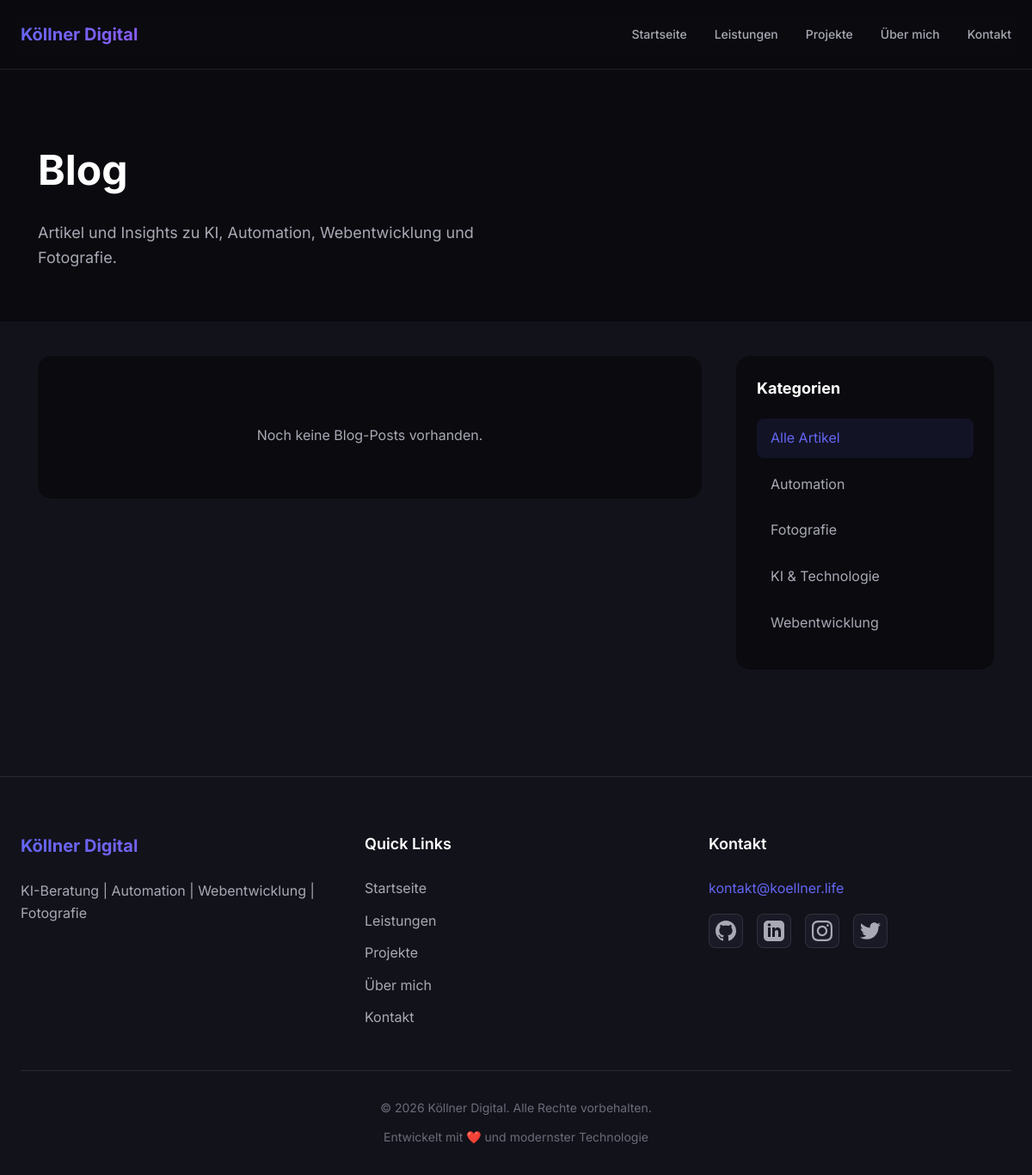
Screenshot of /blog.php with the database file from the repository.
### tables this page shows
CREATE TABLE IF NOT EXISTS blog_categories (
    id INT AUTO_INCREMENT PRIMARY KEY,
    name VARCHAR(100) NOT NULL,
    slug VARCHAR(100) UNIQUE NOT NULL,
    description TEXT,
    created_at TIMESTAMP DEFAULT CURRENT_TIMESTAMP,
    INDEX idx_slug (slug)
);

### config.php (called while the page is built, shortened)
<?php
require_once __DIR__ . '/database/Database.php';
$current_page = basename($_SERVER['PHP_SELF'], '.php');
function is_active($page) {
    global $current_page;
    return ($current_page === $page) ? 'active' : '';
}
?>

### database/Database.php (called while the page is built, shortened)
<?php
class Database {
    private static $instance = null;
    private $connection;
    private function __construct() {
        try {
            $this->connection = new PDO(
                'mysql:host=' . DB_HOST . ';dbname=' . DB_NAME . ';charset=utf8mb4',
                DB_USER,
                DB_PASS,
                [
                    PDO::ATTR_ERRMODE => PDO::ERRMODE_EXCEPTION,
                    PDO::ATTR_DEFAULT_FETCH_MODE => PDO::FETCH_ASSOC,
                    PDO::ATTR_EMULATE_PREPARES => false,
                    PDO::MYSQL_ATTR_INIT_COMMAND => "SET NAMES utf8mb4 COLLATE utf8mb4_unicode_ci"
                ]
            );
        } catch (PDOException $e) {
            if (DEBUG_MODE) {
                die("Datenbankverbindungsfehler: " . $e->getMessage());
            } else {
                die("Datenbankverbindung fehlgeschlagen. Bitte kontaktieren Sie den Administrator.");
            }
        }
    }
    public static function getInstance() {
        if (self::$instance === null) {
            self::$instance = new self();
        }
        return self::$instance;
    }
    public function query($sql, $params = []) {
        try {
            $stmt = $this->connection->prepare($sql);
            $stmt->execute($params);
            return $stmt;
        } catch (PDOException $e) {
            if (DEBUG_MODE) {
                die("Query-Fehler: " . $e->getMessage());
            }
            return false;
        }
    }
    public function fetchAll($sql, $params = []) {
        $stmt = $this->query($sql, $params);
        return $stmt ? $stmt->fetchAll() : [];
    }
}

### admin/classes/BlogCategory.php (called while the page is built, shortened)
<?php
class BlogCategory {
    private $db;
    public function __construct() {
        $this->db = Database::getInstance();
    }
    public function getAll() {
        return $this->db->fetchAll(
            "SELECT * FROM blog_categories ORDER BY name ASC"
        );
    }
}

### blog.php (the view, shortened to what this page needs)
<?php
require_once 'config.php';
require_once __DIR__ . '/admin/classes/BlogCategory.php';
$blogPost = new BlogPost();
$blogCategory = new BlogCategory();
$page = isset($_GET['page']) ? max(1, (int)$_GET['page']) : 1;
$per_page = 10;
$category_id = isset($_GET['category']) ? (int)$_GET['category'] : null;
if ($category_id) {
    $posts = $blogPost->getByCategory($category_id, $page, $per_page);
    $total_posts = $blogPost->getTotal('published');
    $current_category = $blogCategory->getById($category_id);
} else {
    $posts = $blogPost->getAll($page, $per_page, 'published');
    $current_category = null;
}
$categories = $blogCategory->getAll();
$page_description = $current_category['description'] ?? 'Artikel und Insights zu KI, Automation, Webentwicklung und Fotografie.';
include 'includes/header.php';
?>
<section class="hero-section" style="padding: 80px 20px 60px;">
    <div class="container">
        <h1 style="font-size: 48px; margin-bottom: 20px;">
            <?php echo $current_category ? htmlspecialchars($current_category['name']) : 'Blog'; ?>
        </h1>
        <p style="font-size: 18px; color: var(--color-text-secondary); max-width: 600px;">
            <?php echo htmlspecialchars($page_description); ?>
        </p>
    </div>
</section>
<section style="padding: 40px 20px 100px; background: var(--color-bg-secondary);">
    <div class="container" style="max-width: 1200px;">
        <div style="display: grid; grid-template-columns: 1fr 300px; gap: 40px;">
            <div>
                <?php if (empty($posts)): ?>
                    <div style="text-align: center; padding: 60px 20px; background: var(--color-bg-primary); border-radius: 16px;">
                        <p style="color: var(--color-text-secondary);">Noch keine Blog-Posts vorhanden.</p>
                    </div>
                <?php endif; ?>
            </div>
            <aside class="blog-sidebar">
                <div class="sidebar-widget">
                    <h3>Kategorien</h3>
                    <ul class="category-list">
                        <li>
                            <a href="/blog.php" class="<?php echo !$category_id ? 'active' : ''; ?>">
                                Alle Artikel
                            </a>
                        </li>
                        <?php foreach ($categories as $cat): ?>
                            <li>
                                <a href="?category=<?php echo $cat['id']; ?>"
                                   class="<?php echo $category_id == $cat['id'] ? 'active' : ''; ?>">
                                    <?php echo htmlspecialchars($cat['name']); ?>
                                </a>
                            </li>
                        <?php endforeach; ?>
                    </ul>
                </div>
            </aside>
        </div>
    </div>
</section>
<?php include 'includes/footer.php'; ?>

### includes/header.php (shortened to what this page needs)
<!DOCTYPE html>
<html lang="<?php echo SITE_LANGUAGE; ?>">
<head>
    <link rel="stylesheet" href="/assets/css/style.css">
</head>
<body class="page-<?php echo $current_page; ?>">
    <?php include 'navigation.php'; ?>
    <main class="main-content">

### includes/navigation.php (shortened to what this page needs)
<nav class="navbar" id="navbar">
    <div class="container">
        <div class="nav-wrapper">
            <a href="/" class="logo">
                <span class="logo-text"><?php echo SITE_NAME; ?></span>
            </a>
            <ul class="nav-menu" id="navMenu">
                <li class="nav-item">
                    <a href="/" class="nav-link <?php echo is_active('home'); ?>">Startseite</a>
                </li>
                <li class="nav-item">
                    <a href="/pages/services.php" class="nav-link <?php echo is_active('services'); ?>">Leistungen</a>
                </li>
                <li class="nav-item">
                    <a href="/pages/projects.php" class="nav-link <?php echo is_active('projects'); ?>">Projekte</a>
                </li>
                <li class="nav-item">
                    <a href="/pages/about.php" class="nav-link <?php echo is_active('about'); ?>">Über mich</a>
                </li>
                <li class="nav-item">
                    <a href="/pages/contact.php" class="nav-link <?php echo is_active('contact'); ?>">Kontakt</a>
                </li>
            </ul>
        </div>
    </div>
</nav>

### includes/footer.php (shortened to what this page needs)
    </main>
    <footer class="site-footer">
        <div class="container">
            <div class="footer-content">
                <div class="footer-section">
                    <h3><?php echo SITE_NAME; ?></h3>
                    <p><?php echo SITE_TAGLINE; ?></p>
                </div>
                <div class="footer-section">
                    <h4>Quick Links</h4>
                    <ul class="footer-links">
                        <li><a href="/">Startseite</a></li>
                        <li><a href="/pages/services.php">Leistungen</a></li>
                        <li><a href="/pages/projects.php">Projekte</a></li>
                        <li><a href="/pages/about.php">Über mich</a></li>
                        <li><a href="/pages/contact.php">Kontakt</a></li>
                    </ul>
                </div>
                <div class="footer-section">
                    <h4>Kontakt</h4>
                    <p>
                        <a href="mailto:<?php echo CONTACT_EMAIL; ?>" class="footer-email">
                            <?php echo CONTACT_EMAIL; ?>
                        </a>
                    </p>
                    <div class="social-links">
                        <?php if (SOCIAL_GITHUB): ?>
                            <a href="<?php echo SOCIAL_GITHUB; ?>" target="_blank" rel="noopener" class="social-link" aria-label="GitHub">
                            </a>
                        <?php endif; ?>
                        <?php if (SOCIAL_LINKEDIN): ?>
                            <a href="<?php echo SOCIAL_LINKEDIN; ?>" target="_blank" rel="noopener" class="social-link" aria-label="LinkedIn">
                            </a>
                        <?php endif; ?>
                        <?php if (SOCIAL_INSTAGRAM): ?>
                            <a href="<?php echo SOCIAL_INSTAGRAM; ?>" target="_blank" rel="noopener" class="social-link" aria-label="Instagram">
                            </a>
                        <?php endif; ?>
                        <?php if (SOCIAL_TWITTER): ?>
                            <a href="<?php echo SOCIAL_TWITTER; ?>" target="_blank" rel="noopener" class="social-link" aria-label="Twitter">
                            </a>
                        <?php endif; ?>
                    </div>
                </div>
            </div>
            <div class="footer-bottom">
                <p>&copy; <?php echo date('Y'); ?> <?php echo SITE_NAME; ?>. Alle Rechte vorbehalten.</p>
                <p class="footer-credits">Entwickelt mit ❤️ und modernster Technologie</p>
            </div>
        </div>
    </footer>
</body>
</html>

### blog.php (style rules this page uses)
.blog-sidebar { position: sticky; top: 20px; height: fit-content; }
.sidebar-widget { background: var(--color-bg-primary); border-radius: 16px; padding: 24px; margin-bottom: 24px; }
.sidebar-widget h3 { margin-bottom: 20px; font-size: 18px; }
.category-list { list-style: none; }
.category-list li { margin-bottom: 8px; }
.category-list a { display: block; padding: 10px 16px; color: var(--color-text-secondary); text-decoration: none; border-radius: 8px; transition: all 0.2s; }
.category-list a:hover, .category-list a.active { background: rgba(99, 102, 241, 0.1); color: var(--color-accent-primary); }

### rows the page displays
blog_categories: name "Automation"
blog_categories: name "Fotografie"
blog_categories: name "KI & Technologie"
blog_categories: name "Webentwicklung"

### other values shown
SITE_NAME "Köllner Digital"
$page_description "Artikel und Insights zu KI, Automation, Webentwicklung und Fotografie."
SITE_TAGLINE "KI-Beratung | Automation | Webentwicklung | Fotografie"
CONTACT_EMAIL "kontakt@koellner.life"
